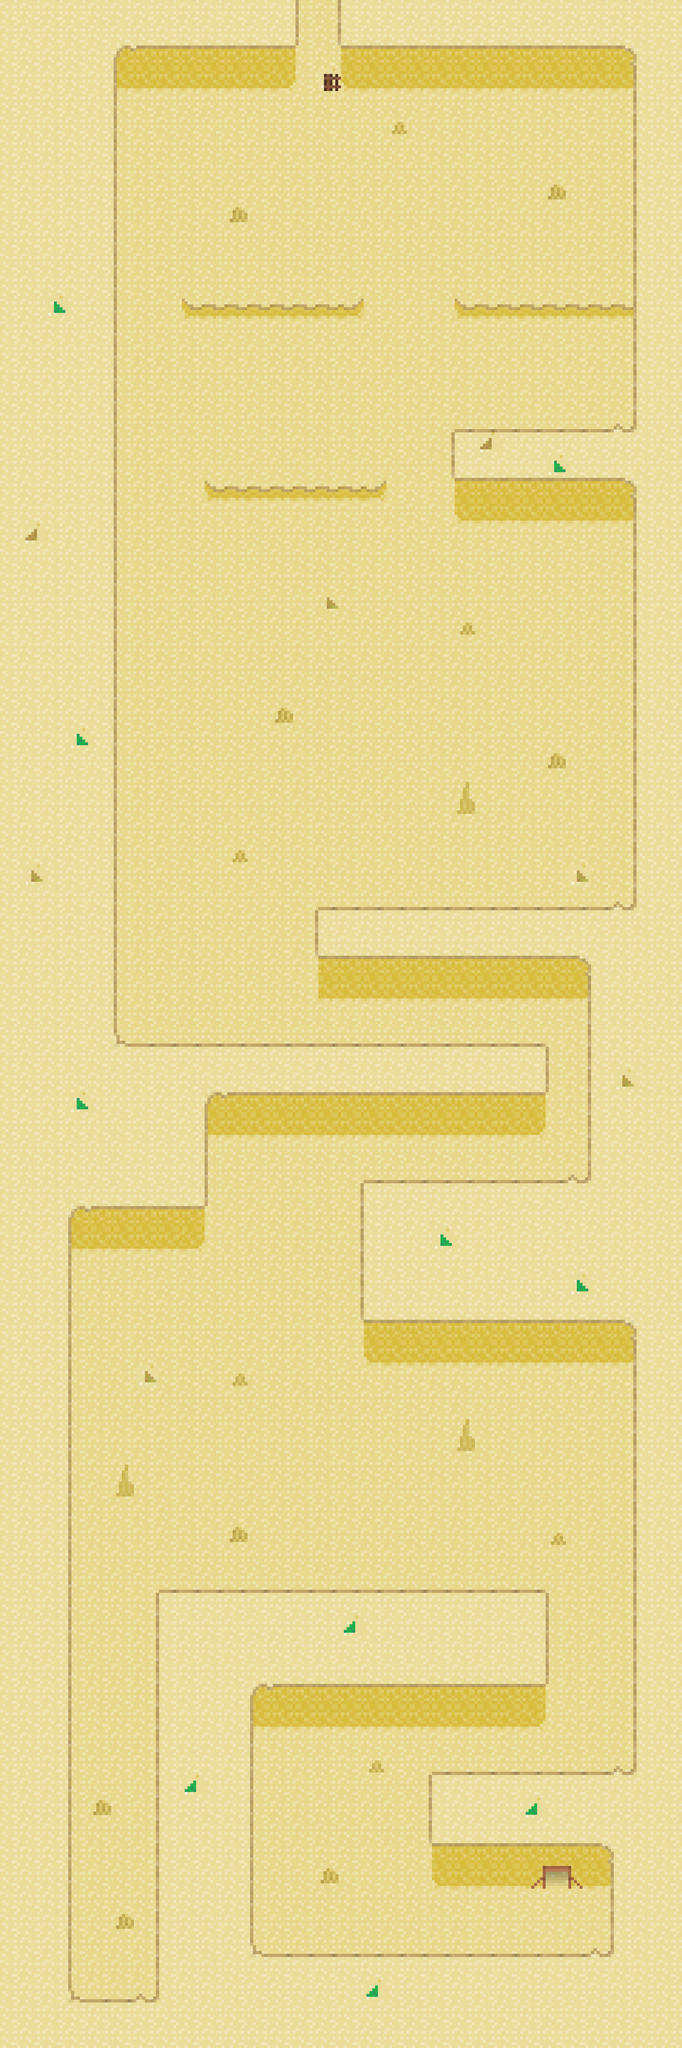

Rendered tile map (Tiled .tmx) drawn with the repository's tilesets; below, a short description and the map source with its tile grids summarised:
An orthogonal 30x90 tile map with 64x64 px tiles, 3 tile layers (Tile Layer 1, objects, toplayer), 1 hidden layer not drawn.

<map version="1.0" orientation="orthogonal" width="30" height="90" tilewidth="64" tileheight="64">
 <tileset firstgid="1" name="deserttiles" tilewidth="64" tileheight="64" spacing="2" margin="1">
  <image source="../gfx/deserttiles.png" width="528" height="1848" />
  <tile id="116">
   <properties>
    <property name="down" value="" />
   </properties>
  </tile>
  <tile id="117">
   <properties>
    <property name="up" value="" />
   </properties>
  </tile>
  <tile id="119">
   <properties>
    <property name="collision" value="" />
   </properties>
  </tile>
 </tileset>
 <layer name="Tile Layer 1" width="30" height="90">
  <data>[2700 cells, 2700 non-empty, 19 distinct tile ids]</data>
 </layer>
 <layer name="objects" width="30" height="90">
  <data>[2700 cells, 17 non-empty, 3 distinct tile ids]</data>
 </layer>
 <layer name="collides" width="30" height="90" visible="0">
  <data>[2700 cells, 421 non-empty, 2 distinct tile ids]</data>
 </layer>
 <layer name="toplayer" width="30" height="90">
  <data>[2700 cells, 719 non-empty, 15 distinct tile ids]</data>
 </layer>
</map>
